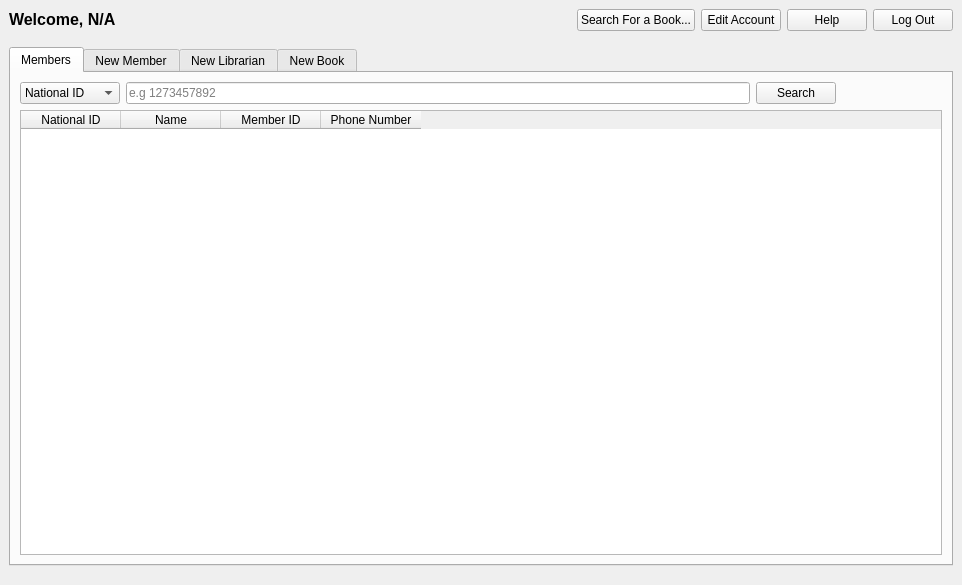
<?xml version="1.0" encoding="UTF-8"?>
<ui version="4.0">
 <class>LibrarianWindow</class>
 <widget class="QMainWindow" name="LibrarianWindow">
  <property name="geometry">
   <rect>
    <x>0</x>
    <y>0</y>
    <width>962</width>
    <height>585</height>
   </rect>
  </property>
  <property name="sizePolicy">
   <sizepolicy hsizetype="Minimum" vsizetype="Fixed">
    <horstretch>0</horstretch>
    <verstretch>0</verstretch>
   </sizepolicy>
  </property>
  <property name="minimumSize">
   <size>
    <width>500</width>
    <height>500</height>
   </size>
  </property>
  <property name="maximumSize">
   <size>
    <width>16777215</width>
    <height>16777215</height>
   </size>
  </property>
  <property name="windowTitle">
   <string>Volumina</string>
  </property>
  <property name="windowIcon">
   <iconset resource="img.qrc">
    <normaloff>:/src/src/0b85636ca6384399edbae4cc3d344937.png</normaloff>:/src/src/0b85636ca6384399edbae4cc3d344937.png</iconset>
  </property>
  <property name="tabShape">
   <enum>QTabWidget::Rounded</enum>
  </property>
  <widget class="QWidget" name="centralwidget">
   <layout class="QVBoxLayout" name="verticalLayout">
    <item>
     <layout class="QHBoxLayout" name="horizontalLayout_3">
      <item>
       <widget class="QLabel" name="label">
        <property name="sizePolicy">
         <sizepolicy hsizetype="Minimum" vsizetype="Fixed">
          <horstretch>0</horstretch>
          <verstretch>0</verstretch>
         </sizepolicy>
        </property>
        <property name="maximumSize">
         <size>
          <width>16777215</width>
          <height>16777215</height>
         </size>
        </property>
        <property name="font">
         <font>
          <pointsize>12</pointsize>
          <weight>75</weight>
          <bold>true</bold>
         </font>
        </property>
        <property name="text">
         <string>Welcome, N/A</string>
        </property>
       </widget>
      </item>
      <item>
       <spacer name="horizontalSpacer_4">
        <property name="orientation">
         <enum>Qt::Horizontal</enum>
        </property>
        <property name="sizeHint" stdset="0">
         <size>
          <width>40</width>
          <height>20</height>
         </size>
        </property>
       </spacer>
      </item>
      <item>
       <widget class="QPushButton" name="search_book_button">
        <property name="text">
         <string>Search For a Book...</string>
        </property>
        <property name="icon">
         <iconset resource="img.qrc">
          <normaloff>:/src/src/search.png</normaloff>:/src/src/search.png</iconset>
        </property>
       </widget>
      </item>
      <item>
       <widget class="QPushButton" name="edit_account_button">
        <property name="text">
         <string>Edit Account</string>
        </property>
        <property name="icon">
         <iconset resource="img.qrc">
          <normaloff>:/src/src/edit.png</normaloff>:/src/src/edit.png</iconset>
        </property>
       </widget>
      </item>
      <item>
       <widget class="QPushButton" name="help_button">
        <property name="text">
         <string>Help</string>
        </property>
        <property name="icon">
         <iconset resource="img.qrc">
          <normaloff>:/src/src/information.png</normaloff>:/src/src/information.png</iconset>
        </property>
       </widget>
      </item>
      <item>
       <widget class="QPushButton" name="logout_button">
        <property name="text">
         <string>Log Out</string>
        </property>
        <property name="icon">
         <iconset resource="img.qrc">
          <normaloff>:/src/src/exit.png</normaloff>:/src/src/exit.png</iconset>
        </property>
       </widget>
      </item>
     </layout>
    </item>
    <item>
     <layout class="QHBoxLayout" name="horizontalLayout_4">
      <property name="sizeConstraint">
       <enum>QLayout::SetMaximumSize</enum>
      </property>
      <property name="topMargin">
       <number>10</number>
      </property>
      <property name="bottomMargin">
       <number>10</number>
      </property>
      <item>
       <widget class="QTabWidget" name="tab_view">
        <property name="sizePolicy">
         <sizepolicy hsizetype="Preferred" vsizetype="Preferred">
          <horstretch>0</horstretch>
          <verstretch>0</verstretch>
         </sizepolicy>
        </property>
        <property name="maximumSize">
         <size>
          <width>16777215</width>
          <height>16777215</height>
         </size>
        </property>
        <property name="currentIndex">
         <number>0</number>
        </property>
        <property name="elideMode">
         <enum>Qt::ElideNone</enum>
        </property>
        <widget class="QWidget" name="member_tab">
         <attribute name="icon">
          <iconset resource="img.qrc">
           <normaloff>:/src/src/ee02ae9a2c8c9fcafe4e7e61586d986f.png</normaloff>:/src/src/ee02ae9a2c8c9fcafe4e7e61586d986f.png</iconset>
         </attribute>
         <attribute name="title">
          <string>Members</string>
         </attribute>
         <layout class="QVBoxLayout" name="verticalLayout_2">
          <item>
           <layout class="QHBoxLayout" name="horizontalLayout_2">
            <item>
             <widget class="QComboBox" name="members_search_options_combo_box">
              <property name="sizePolicy">
               <sizepolicy hsizetype="Maximum" vsizetype="Fixed">
                <horstretch>0</horstretch>
                <verstretch>0</verstretch>
               </sizepolicy>
              </property>
              <property name="minimumSize">
               <size>
                <width>100</width>
                <height>0</height>
               </size>
              </property>
              <item>
               <property name="text">
                <string>National ID</string>
               </property>
              </item>
              <item>
               <property name="text">
                <string>Name</string>
               </property>
              </item>
              <item>
               <property name="text">
                <string>Member ID</string>
               </property>
              </item>
             </widget>
            </item>
            <item>
             <widget class="QLineEdit" name="member_search_line_edit">
              <property name="sizePolicy">
               <sizepolicy hsizetype="Expanding" vsizetype="Fixed">
                <horstretch>0</horstretch>
                <verstretch>0</verstretch>
               </sizepolicy>
              </property>
              <property name="placeholderText">
               <string>e.g 1273457892</string>
              </property>
             </widget>
            </item>
            <item>
             <widget class="QPushButton" name="search_button">
              <property name="text">
               <string>Search</string>
              </property>
              <property name="icon">
               <iconset resource="img.qrc">
                <normaloff>:/src/src/iconfinder_search_322497.png</normaloff>:/src/src/iconfinder_search_322497.png</iconset>
              </property>
             </widget>
            </item>
            <item>
             <widget class="QLabel" name="member_result_label">
              <property name="minimumSize">
               <size>
                <width>100</width>
                <height>0</height>
               </size>
              </property>
              <property name="text">
               <string/>
              </property>
             </widget>
            </item>
           </layout>
          </item>
          <item>
           <widget class="QTableWidget" name="result_table">
            <property name="editTriggers">
             <set>QAbstractItemView::NoEditTriggers</set>
            </property>
            <column>
             <property name="text">
              <string>National ID</string>
             </property>
            </column>
            <column>
             <property name="text">
              <string>Name</string>
             </property>
            </column>
            <column>
             <property name="text">
              <string>Member ID</string>
             </property>
            </column>
            <column>
             <property name="text">
              <string>Phone Number</string>
             </property>
            </column>
           </widget>
          </item>
         </layout>
        </widget>
        <widget class="QWidget" name="add_member_tab">
         <attribute name="icon">
          <iconset resource="img.qrc">
           <normaloff>:/src/src/add-user.png</normaloff>:/src/src/add-user.png</iconset>
         </attribute>
         <attribute name="title">
          <string>New Member</string>
         </attribute>
         <layout class="QVBoxLayout" name="verticalLayout_4">
          <item>
           <layout class="QGridLayout" name="gridLayout">
            <item row="0" column="1">
             <widget class="QLineEdit" name="first_name_line_edit_me">
              <property name="placeholderText">
               <string>e.g ali</string>
              </property>
             </widget>
            </item>
            <item row="0" column="2">
             <widget class="QLabel" name="label_last_name">
              <property name="text">
               <string>Last Name</string>
              </property>
             </widget>
            </item>
            <item row="1" column="2">
             <widget class="QLabel" name="label_email">
              <property name="text">
               <string>E-mail</string>
              </property>
             </widget>
            </item>
            <item row="3" column="1">
             <widget class="QLineEdit" name="member_id_edit_me">
              <property name="placeholderText">
               <string>e.g 12344</string>
              </property>
             </widget>
            </item>
            <item row="1" column="3">
             <widget class="QLineEdit" name="email_line_edit_me">
              <property name="placeholderText">
               <string>e.g mohammad@gmail.com</string>
              </property>
             </widget>
            </item>
            <item row="5" column="3" alignment="Qt::AlignTop">
             <widget class="QTextEdit" name="address_text_edit_me">
              <property name="sizePolicy">
               <sizepolicy hsizetype="Expanding" vsizetype="Preferred">
                <horstretch>0</horstretch>
                <verstretch>0</verstretch>
               </sizepolicy>
              </property>
              <property name="placeholderText">
               <string>e.g Isahan, Sepahan Shahr, ...</string>
              </property>
             </widget>
            </item>
            <item row="1" column="0">
             <widget class="QLabel" name="label_phone">
              <property name="text">
               <string>Phone Number</string>
              </property>
             </widget>
            </item>
            <item row="5" column="2" alignment="Qt::AlignTop">
             <widget class="QLabel" name="label_address">
              <property name="text">
               <string>Home Address</string>
              </property>
             </widget>
            </item>
            <item row="0" column="3">
             <widget class="QLineEdit" name="last_name_line_edit_me">
              <property name="placeholderText">
               <string>e.g ahmadi</string>
              </property>
             </widget>
            </item>
            <item row="3" column="3">
             <widget class="QDateEdit" name="birth_date_me">
              <property name="dateTime">
               <datetime>
                <hour>0</hour>
                <minute>0</minute>
                <second>0</second>
                <year>2001</year>
                <month>6</month>
                <day>20</day>
               </datetime>
              </property>
              <property name="maximumDateTime">
               <datetime>
                <hour>23</hour>
                <minute>59</minute>
                <second>59</second>
                <year>2002</year>
                <month>6</month>
                <day>30</day>
               </datetime>
              </property>
              <property name="minimumDateTime">
               <datetime>
                <hour>0</hour>
                <minute>0</minute>
                <second>0</second>
                <year>1940</year>
                <month>9</month>
                <day>14</day>
               </datetime>
              </property>
              <property name="displayFormat">
               <string>yyyy-MM-dd</string>
              </property>
              <property name="date">
               <date>
                <year>2001</year>
                <month>6</month>
                <day>20</day>
               </date>
              </property>
             </widget>
            </item>
            <item row="2" column="0">
             <widget class="QLabel" name="label_4">
              <property name="text">
               <string>Card Number</string>
              </property>
             </widget>
            </item>
            <item row="2" column="1">
             <widget class="QLineEdit" name="card_number_edit_me">
              <property name="placeholderText">
               <string>e.g 5892-1010-6662-2867</string>
              </property>
             </widget>
            </item>
            <item row="2" column="3">
             <widget class="QLineEdit" name="account_id_edit_me">
              <property name="placeholderText">
               <string>e.g 1273427459</string>
              </property>
             </widget>
            </item>
            <item row="0" column="0">
             <widget class="QLabel" name="label_first_name">
              <property name="text">
               <string>First Name</string>
              </property>
             </widget>
            </item>
            <item row="1" column="1">
             <widget class="QLineEdit" name="phone_line_edit_me">
              <property name="inputMask">
               <string/>
              </property>
              <property name="placeholderText">
               <string>e.g 9132061216</string>
              </property>
             </widget>
            </item>
            <item row="2" column="2">
             <widget class="QLabel" name="label_5">
              <property name="text">
               <string>National Id</string>
              </property>
             </widget>
            </item>
            <item row="3" column="2">
             <widget class="QLabel" name="label_birth">
              <property name="text">
               <string>Birth Date</string>
              </property>
             </widget>
            </item>
            <item row="3" column="0">
             <widget class="QLabel" name="label_6">
              <property name="text">
               <string>Member_Id</string>
              </property>
             </widget>
            </item>
           </layout>
          </item>
          <item>
           <spacer name="verticalSpacer_2">
            <property name="orientation">
             <enum>Qt::Vertical</enum>
            </property>
            <property name="sizeHint" stdset="0">
             <size>
              <width>20</width>
              <height>40</height>
             </size>
            </property>
           </spacer>
          </item>
          <item>
           <layout class="QHBoxLayout" name="horizontalLayout_6">
            <item>
             <widget class="QLabel" name="msg_label_me">
              <property name="text">
               <string>Please Enter the new member's info</string>
              </property>
             </widget>
            </item>
            <item>
             <spacer name="horizontalSpacer">
              <property name="orientation">
               <enum>Qt::Horizontal</enum>
              </property>
              <property name="sizeHint" stdset="0">
               <size>
                <width>40</width>
                <height>20</height>
               </size>
              </property>
             </spacer>
            </item>
            <item>
             <widget class="QLabel" name="new_member_added_label">
              <property name="text">
               <string/>
              </property>
             </widget>
            </item>
            <item>
             <widget class="QPushButton" name="clear_button_me">
              <property name="sizePolicy">
               <sizepolicy hsizetype="Fixed" vsizetype="Fixed">
                <horstretch>0</horstretch>
                <verstretch>0</verstretch>
               </sizepolicy>
              </property>
              <property name="text">
               <string>Clear</string>
              </property>
              <property name="icon">
               <iconset resource="img.qrc">
                <normaloff>:/src/src/eraser.png</normaloff>:/src/src/eraser.png</iconset>
              </property>
             </widget>
            </item>
            <item>
             <widget class="QPushButton" name="submit_button_me">
              <property name="sizePolicy">
               <sizepolicy hsizetype="Maximum" vsizetype="Fixed">
                <horstretch>0</horstretch>
                <verstretch>0</verstretch>
               </sizepolicy>
              </property>
              <property name="text">
               <string>Submit</string>
              </property>
              <property name="icon">
               <iconset resource="img.qrc">
                <normaloff>:/src/src/login.png</normaloff>:/src/src/login.png</iconset>
              </property>
             </widget>
            </item>
           </layout>
          </item>
         </layout>
        </widget>
        <widget class="QWidget" name="add_account_tab">
         <attribute name="icon">
          <iconset resource="img.qrc">
           <normaloff>:/src/src/add-admin.png</normaloff>:/src/src/add-admin.png</iconset>
         </attribute>
         <attribute name="title">
          <string>New Librarian</string>
         </attribute>
         <layout class="QVBoxLayout" name="verticalLayout_5">
          <item>
           <layout class="QGridLayout" name="gridLayout_2">
            <item row="1" column="3">
             <widget class="QLineEdit" name="email_line_edit_li">
              <property name="placeholderText">
               <string>e.g ali.ahmadi@outlook.com</string>
              </property>
             </widget>
            </item>
            <item row="4" column="2">
             <widget class="QLabel" name="label_address_2">
              <property name="text">
               <string>Home Address</string>
              </property>
             </widget>
            </item>
            <item row="1" column="2">
             <widget class="QLabel" name="label_email_2">
              <property name="text">
               <string>E-mail</string>
              </property>
             </widget>
            </item>
            <item row="0" column="2">
             <widget class="QLabel" name="label_last_name_2">
              <property name="text">
               <string>Last Name</string>
              </property>
             </widget>
            </item>
            <item row="2" column="0">
             <widget class="QLabel" name="password_label_li">
              <property name="text">
               <string>Password</string>
              </property>
             </widget>
            </item>
            <item row="2" column="3">
             <widget class="QLineEdit" name="confirm_password_line_edit_li">
              <property name="echoMode">
               <enum>QLineEdit::Password</enum>
              </property>
              <property name="placeholderText">
               <string/>
              </property>
             </widget>
            </item>
            <item row="5" column="0" alignment="Qt::AlignTop">
             <widget class="QLabel" name="label_birth_2">
              <property name="text">
               <string>Birth Date</string>
              </property>
             </widget>
            </item>
            <item row="5" column="1" alignment="Qt::AlignTop">
             <widget class="QDateEdit" name="birth_date_li">
              <property name="dateTime">
               <datetime>
                <hour>0</hour>
                <minute>0</minute>
                <second>0</second>
                <year>2001</year>
                <month>6</month>
                <day>20</day>
               </datetime>
              </property>
              <property name="maximumDateTime">
               <datetime>
                <hour>23</hour>
                <minute>59</minute>
                <second>59</second>
                <year>2002</year>
                <month>6</month>
                <day>30</day>
               </datetime>
              </property>
              <property name="minimumDateTime">
               <datetime>
                <hour>0</hour>
                <minute>0</minute>
                <second>0</second>
                <year>1940</year>
                <month>9</month>
                <day>14</day>
               </datetime>
              </property>
              <property name="displayFormat">
               <string>yyyy-MM-dd</string>
              </property>
              <property name="date">
               <date>
                <year>2001</year>
                <month>6</month>
                <day>20</day>
               </date>
              </property>
             </widget>
            </item>
            <item row="0" column="0">
             <widget class="QLabel" name="label_first_name_2">
              <property name="text">
               <string>First Name</string>
              </property>
             </widget>
            </item>
            <item row="4" column="1">
             <widget class="QLineEdit" name="phone_line_edit_li">
              <property name="inputMask">
               <string/>
              </property>
              <property name="placeholderText">
               <string>e.g 9033123428</string>
              </property>
             </widget>
            </item>
            <item row="1" column="0">
             <widget class="QLabel" name="label_2">
              <property name="text">
               <string>User Name</string>
              </property>
             </widget>
            </item>
            <item row="1" column="1">
             <widget class="QLineEdit" name="username_line_edit_li">
              <property name="placeholderText">
               <string>it should be 5 to 10 characters conataining english alphabet, ., -</string>
              </property>
             </widget>
            </item>
            <item row="0" column="1">
             <widget class="QLineEdit" name="first_name_line_edit_li">
              <property name="placeholderText">
               <string>e.g ali</string>
              </property>
             </widget>
            </item>
            <item row="2" column="2">
             <widget class="QLabel" name="confirm_password_label_li">
              <property name="text">
               <string>Confirm Password</string>
              </property>
             </widget>
            </item>
            <item row="2" column="1">
             <widget class="QLineEdit" name="password_line_edit_li">
              <property name="echoMode">
               <enum>QLineEdit::Password</enum>
              </property>
             </widget>
            </item>
            <item row="4" column="0">
             <widget class="QLabel" name="label_phone_2">
              <property name="text">
               <string>Phone Number</string>
              </property>
             </widget>
            </item>
            <item row="4" column="3" rowspan="2">
             <widget class="QTextEdit" name="address_text_edit_li">
              <property name="sizePolicy">
               <sizepolicy hsizetype="Expanding" vsizetype="Preferred">
                <horstretch>0</horstretch>
                <verstretch>0</verstretch>
               </sizepolicy>
              </property>
              <property name="placeholderText">
               <string>e.g Isfahan SepahanShahr, ...</string>
              </property>
             </widget>
            </item>
            <item row="0" column="3">
             <widget class="QLineEdit" name="last_name_line_edit_li">
              <property name="placeholderText">
               <string>e.g ahmadi</string>
              </property>
             </widget>
            </item>
            <item row="3" column="1">
             <widget class="QLineEdit" name="librarian_id_line_edit_li">
              <property name="placeholderText">
               <string>up to 5 digits</string>
              </property>
             </widget>
            </item>
            <item row="3" column="3">
             <widget class="QLineEdit" name="account_id_line_edit_li">
              <property name="placeholderText">
               <string>e.g 1289403579</string>
              </property>
             </widget>
            </item>
            <item row="3" column="0">
             <widget class="QLabel" name="label_7">
              <property name="text">
               <string>Librarian ID</string>
              </property>
             </widget>
            </item>
            <item row="3" column="2">
             <widget class="QLabel" name="label_8">
              <property name="text">
               <string>National ID</string>
              </property>
             </widget>
            </item>
           </layout>
          </item>
          <item>
           <spacer name="verticalSpacer_3">
            <property name="orientation">
             <enum>Qt::Vertical</enum>
            </property>
            <property name="sizeHint" stdset="0">
             <size>
              <width>20</width>
              <height>153</height>
             </size>
            </property>
           </spacer>
          </item>
          <item>
           <layout class="QHBoxLayout" name="horizontalLayout_8">
            <item>
             <widget class="QLabel" name="msg_label_li">
              <property name="text">
               <string>Please Enter the new librarian's info</string>
              </property>
             </widget>
            </item>
            <item>
             <spacer name="horizontalSpacer_2">
              <property name="orientation">
               <enum>Qt::Horizontal</enum>
              </property>
              <property name="sizeHint" stdset="0">
               <size>
                <width>40</width>
                <height>20</height>
               </size>
              </property>
             </spacer>
            </item>
            <item>
             <widget class="QLabel" name="new_librarian_added_label">
              <property name="text">
               <string/>
              </property>
             </widget>
            </item>
            <item>
             <widget class="QPushButton" name="clear_button_li">
              <property name="sizePolicy">
               <sizepolicy hsizetype="Fixed" vsizetype="Fixed">
                <horstretch>0</horstretch>
                <verstretch>0</verstretch>
               </sizepolicy>
              </property>
              <property name="text">
               <string>Clear</string>
              </property>
              <property name="icon">
               <iconset resource="img.qrc">
                <normaloff>:/src/src/eraser.png</normaloff>:/src/src/eraser.png</iconset>
              </property>
             </widget>
            </item>
            <item>
             <widget class="QPushButton" name="submit_button_li">
              <property name="sizePolicy">
               <sizepolicy hsizetype="Maximum" vsizetype="Fixed">
                <horstretch>0</horstretch>
                <verstretch>0</verstretch>
               </sizepolicy>
              </property>
              <property name="text">
               <string>Submit</string>
              </property>
              <property name="icon">
               <iconset resource="img.qrc">
                <normaloff>:/src/src/login.png</normaloff>:/src/src/login.png</iconset>
              </property>
             </widget>
            </item>
           </layout>
          </item>
         </layout>
        </widget>
        <widget class="QWidget" name="tab">
         <attribute name="icon">
          <iconset resource="img.qrc">
           <normaloff>:/src/src/add.png</normaloff>:/src/src/add.png</iconset>
         </attribute>
         <attribute name="title">
          <string>New Book</string>
         </attribute>
         <layout class="QVBoxLayout" name="verticalLayout_6">
          <item>
           <layout class="QGridLayout" name="gridLayout_3">
            <item row="2" column="3">
             <widget class="QLineEdit" name="publisher_line_edit">
              <property name="placeholderText">
               <string>e.g Gaj</string>
              </property>
             </widget>
            </item>
            <item row="3" column="2">
             <widget class="QLabel" name="subject_label">
              <property name="text">
               <string>Subject</string>
              </property>
             </widget>
            </item>
            <item row="1" column="2">
             <widget class="QLabel" name="author_label">
              <property name="text">
               <string>Author</string>
              </property>
             </widget>
            </item>
            <item row="3" column="0">
             <widget class="QLabel" name="language_label">
              <property name="text">
               <string>Language</string>
              </property>
             </widget>
            </item>
            <item row="0" column="3">
             <widget class="QLineEdit" name="title_line_edit">
              <property name="placeholderText">
               <string>e.g sefid barfi va haft kotole</string>
              </property>
             </widget>
            </item>
            <item row="0" column="2">
             <widget class="QLabel" name="title_label">
              <property name="text">
               <string>Title</string>
              </property>
             </widget>
            </item>
            <item row="0" column="1">
             <widget class="QLineEdit" name="isbn_line_edit">
              <property name="inputMask">
               <string/>
              </property>
              <property name="placeholderText">
               <string>e.g 9780009837624</string>
              </property>
             </widget>
            </item>
            <item row="2" column="2">
             <widget class="QLabel" name="publisher_label">
              <property name="text">
               <string>Publisher</string>
              </property>
             </widget>
            </item>
            <item row="1" column="1">
             <widget class="QLineEdit" name="edition_line_edit">
              <property name="placeholderText">
               <string>e.g 2</string>
              </property>
             </widget>
            </item>
            <item row="3" column="3">
             <widget class="QLineEdit" name="subject_line_edit">
              <property name="placeholderText">
               <string>e.g novel</string>
              </property>
             </widget>
            </item>
            <item row="2" column="1">
             <widget class="QLineEdit" name="translator_line_edit">
              <property name="placeholderText">
               <string>e.g mohammad ghomi</string>
              </property>
             </widget>
            </item>
            <item row="1" column="3">
             <widget class="QLineEdit" name="author_line_edit">
              <property name="placeholderText">
               <string>e.g hafez shirzi</string>
              </property>
             </widget>
            </item>
            <item row="2" column="0">
             <widget class="QLabel" name="translator_label">
              <property name="text">
               <string>Translator</string>
              </property>
             </widget>
            </item>
            <item row="0" column="0">
             <widget class="QLabel" name="isbn_label">
              <property name="text">
               <string>ISBN</string>
              </property>
             </widget>
            </item>
            <item row="3" column="1">
             <widget class="QLineEdit" name="language_line_edit">
              <property name="placeholderText">
               <string>e.g english</string>
              </property>
             </widget>
            </item>
            <item row="1" column="0">
             <widget class="QLabel" name="edition_label">
              <property name="text">
               <string>Edition</string>
              </property>
             </widget>
            </item>
           </layout>
          </item>
          <item>
           <spacer name="verticalSpacer_4">
            <property name="orientation">
             <enum>Qt::Vertical</enum>
            </property>
            <property name="sizeHint" stdset="0">
             <size>
              <width>20</width>
              <height>40</height>
             </size>
            </property>
           </spacer>
          </item>
          <item>
           <layout class="QHBoxLayout" name="horizontalLayout_5">
            <item>
             <widget class="QLabel" name="book_msg_label">
              <property name="text">
               <string>Please enter the new book's data</string>
              </property>
             </widget>
            </item>
            <item>
             <spacer name="horizontalSpacer_3">
              <property name="orientation">
               <enum>Qt::Horizontal</enum>
              </property>
              <property name="sizeHint" stdset="0">
               <size>
                <width>40</width>
                <height>20</height>
               </size>
              </property>
             </spacer>
            </item>
            <item>
             <widget class="QLabel" name="label_text">
              <property name="text">
               <string/>
              </property>
             </widget>
            </item>
            <item>
             <widget class="QLabel" name="new_book_added_label">
              <property name="text">
               <string/>
              </property>
             </widget>
            </item>
            <item>
             <widget class="QPushButton" name="clear_button_book">
              <property name="text">
               <string>Clear</string>
              </property>
              <property name="icon">
               <iconset resource="img.qrc">
                <normaloff>:/src/src/eraser.png</normaloff>:/src/src/eraser.png</iconset>
              </property>
             </widget>
            </item>
            <item>
             <widget class="QPushButton" name="submit_button_book">
              <property name="text">
               <string>Submit</string>
              </property>
              <property name="icon">
               <iconset resource="img.qrc">
                <normaloff>:/src/src/login.png</normaloff>:/src/src/login.png</iconset>
              </property>
             </widget>
            </item>
           </layout>
          </item>
         </layout>
        </widget>
       </widget>
      </item>
     </layout>
    </item>
   </layout>
  </widget>
 </widget>
 <tabstops>
  <tabstop>tab_view</tabstop>
  <tabstop>member_search_line_edit</tabstop>
  <tabstop>search_button</tabstop>
  <tabstop>first_name_line_edit_me</tabstop>
  <tabstop>last_name_line_edit_me</tabstop>
  <tabstop>phone_line_edit_me</tabstop>
  <tabstop>email_line_edit_me</tabstop>
  <tabstop>card_number_edit_me</tabstop>
  <tabstop>account_id_edit_me</tabstop>
  <tabstop>member_id_edit_me</tabstop>
  <tabstop>birth_date_me</tabstop>
  <tabstop>address_text_edit_me</tabstop>
  <tabstop>clear_button_me</tabstop>
  <tabstop>submit_button_me</tabstop>
  <tabstop>first_name_line_edit_li</tabstop>
  <tabstop>last_name_line_edit_li</tabstop>
  <tabstop>username_line_edit_li</tabstop>
  <tabstop>email_line_edit_li</tabstop>
  <tabstop>password_line_edit_li</tabstop>
  <tabstop>confirm_password_line_edit_li</tabstop>
  <tabstop>librarian_id_line_edit_li</tabstop>
  <tabstop>account_id_line_edit_li</tabstop>
  <tabstop>phone_line_edit_li</tabstop>
  <tabstop>address_text_edit_li</tabstop>
  <tabstop>birth_date_li</tabstop>
  <tabstop>clear_button_li</tabstop>
  <tabstop>submit_button_li</tabstop>
  <tabstop>isbn_line_edit</tabstop>
  <tabstop>title_line_edit</tabstop>
  <tabstop>edition_line_edit</tabstop>
  <tabstop>author_line_edit</tabstop>
  <tabstop>translator_line_edit</tabstop>
  <tabstop>publisher_line_edit</tabstop>
  <tabstop>language_line_edit</tabstop>
  <tabstop>subject_line_edit</tabstop>
  <tabstop>clear_button_book</tabstop>
  <tabstop>submit_button_book</tabstop>
  <tabstop>result_table</tabstop>
 </tabstops>
 <resources>
  <include location="img.qrc"/>
 </resources>
 <connections/>
</ui>
